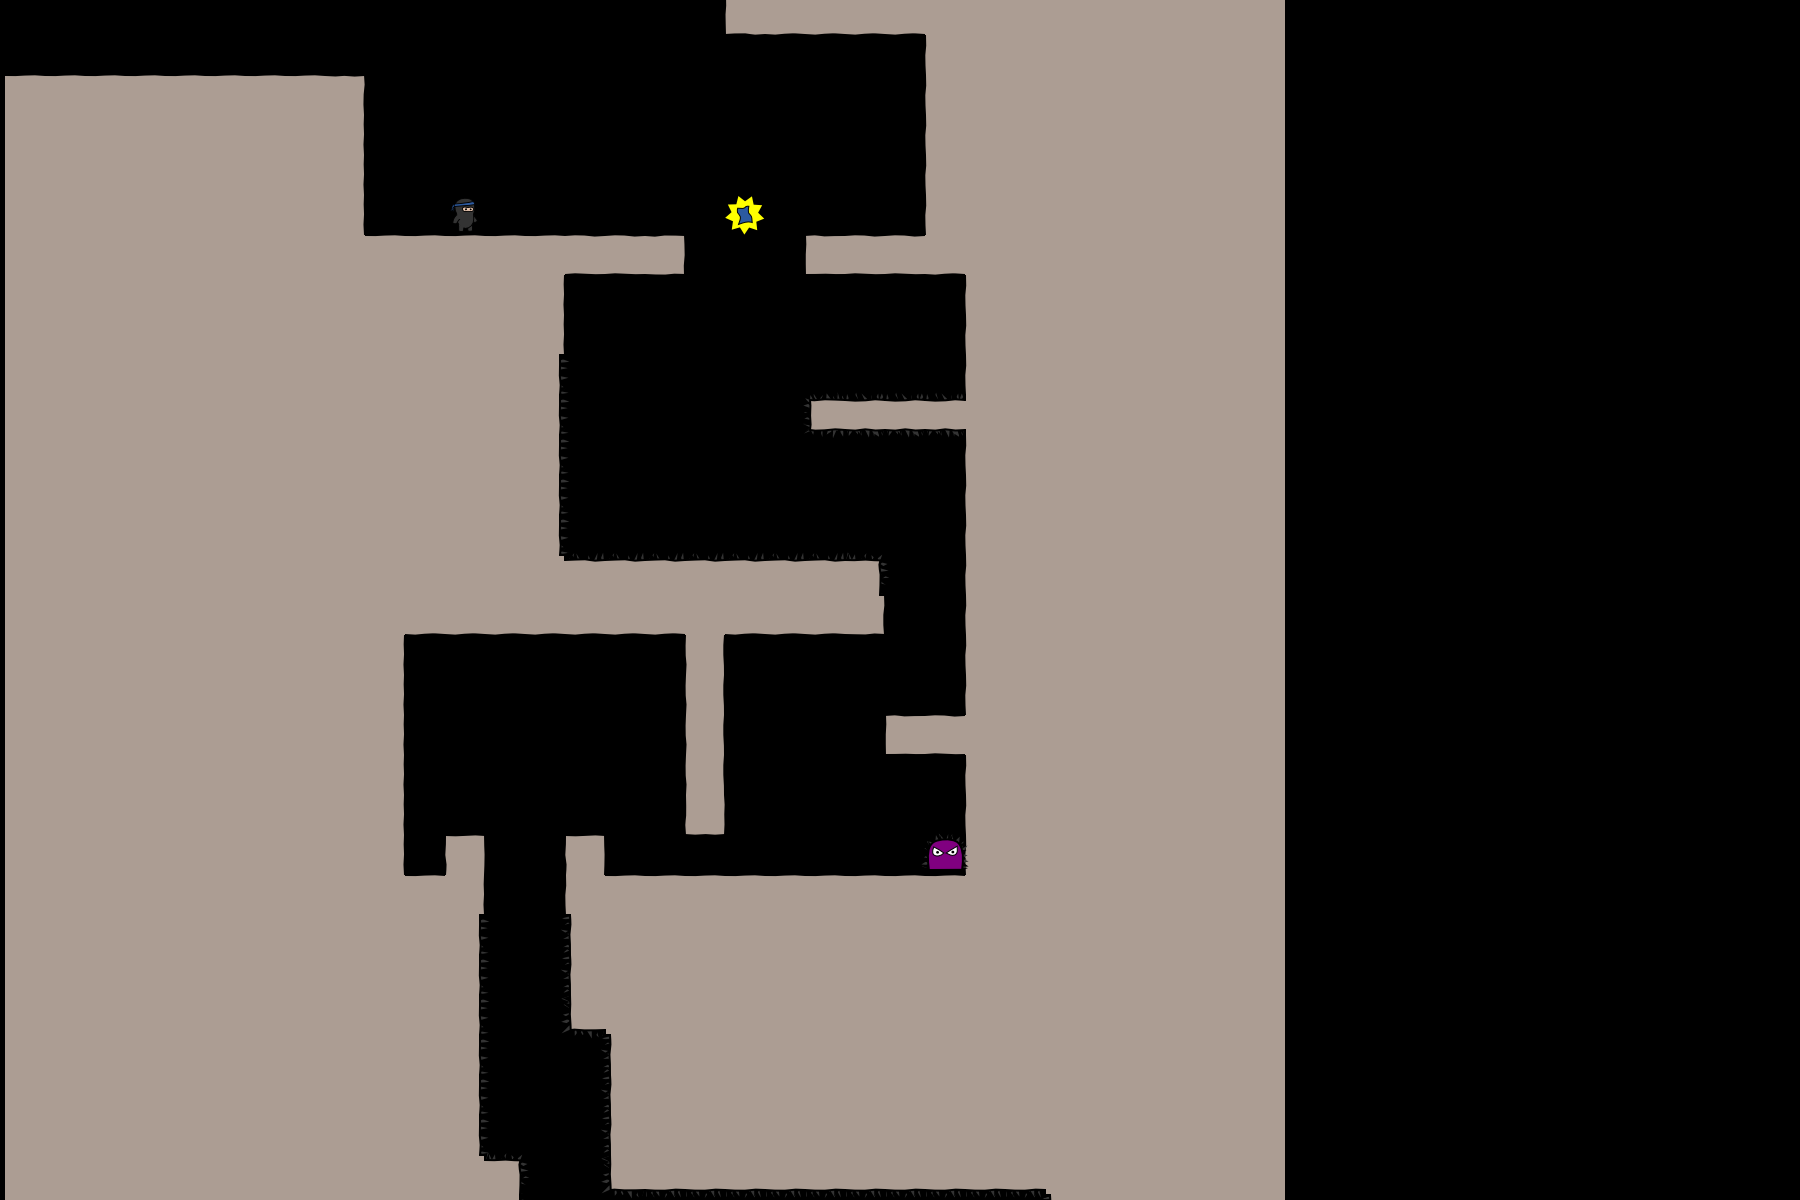

This is a level from a 2D game, rendered from its Tiled map with the project's own tilesets. A one-line summary and the map file follow, with tile-layer data summarised:
An orthogonal 45x30 tile map with 40x40 px tiles, 3 tile layers (bg, objects, fg), 2 tilesets.

<map version="1.0" orientation="orthogonal" width="45" height="30" tilewidth="40" tileheight="40">
 <tileset firstgid="1" name="world1" tilewidth="50" tileheight="50">
  <image source="world1.png" width="400" height="400" />
 </tileset>
 <tileset firstgid="65" name="objectpalette" tilewidth="50" tileheight="50">
  <image source="objectpalette.png" width="400" height="400" />
 </tileset>
 <layer name="bg" width="32" height="60">
  <data>[1920 cells, 1270 non-empty, 15 distinct tile ids]</data>
 </layer>
 <layer name="objects" width="32" height="60">
  <data>[1920 cells, 114 non-empty, 18 distinct tile ids]</data>
 </layer>
 <layer name="fg" width="32" height="60">
  <data>[1920 cells, 0 non-empty, 0 distinct tile ids]</data>
 </layer>
</map>
